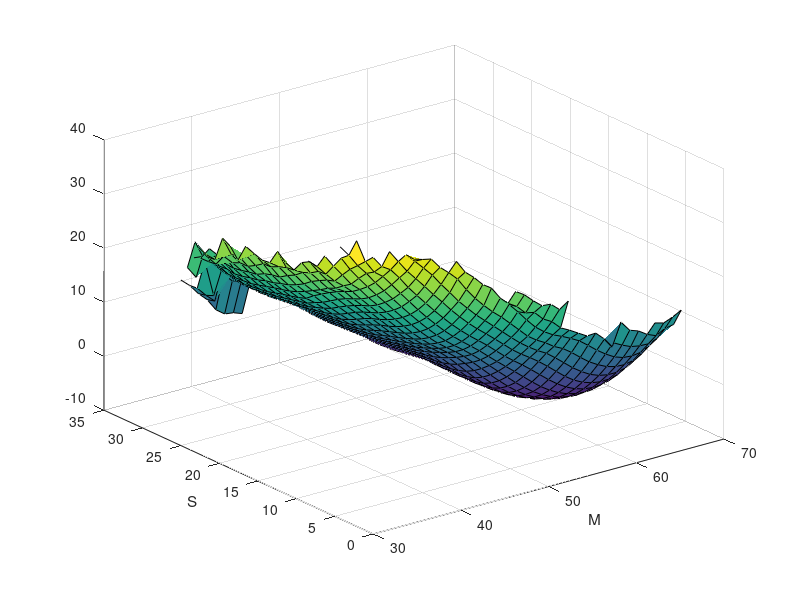
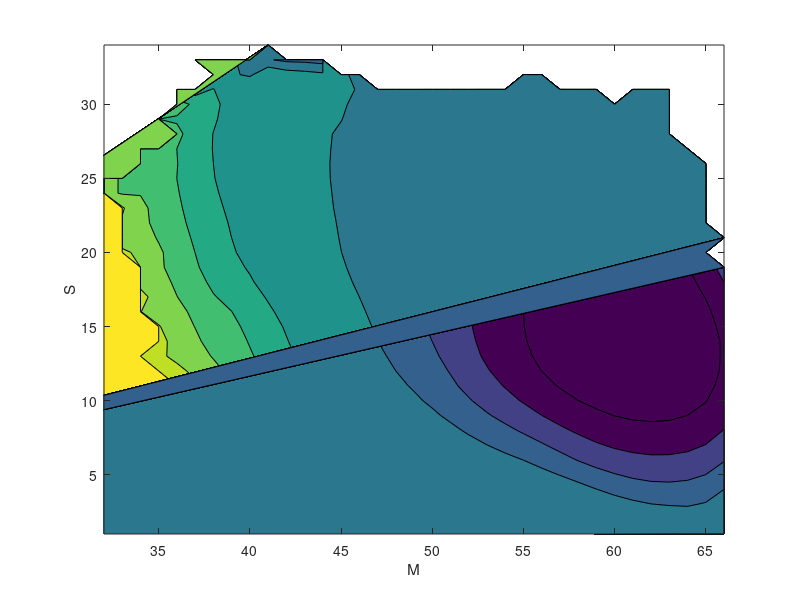

Reproduce these figures in MATLAB, in order.
close all
clear all
M=linspace(32,66,35);
S=linspace(1,34,34);
G=load('free_energy.dat');
surf(M,S,G');xlabel('M');ylabel('S');
figure
contourf(M,S,G');xlabel('M');ylabel('S');
